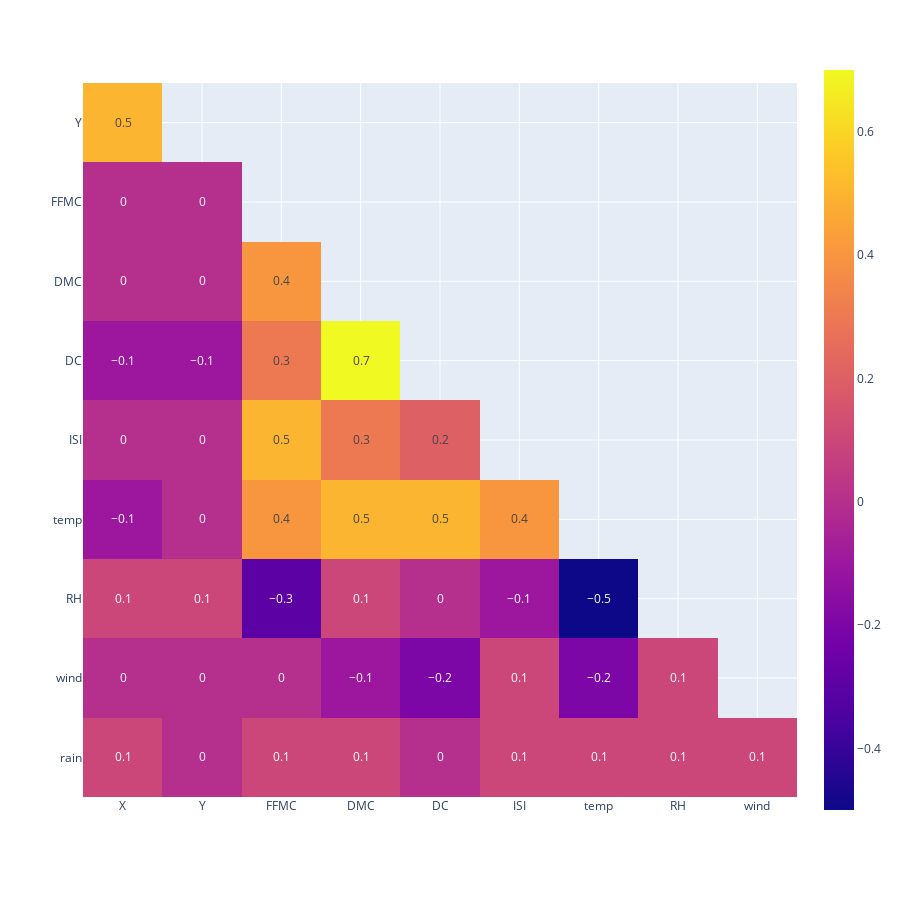

The code cell stored with this chart in its notebook:
### Code cell
import plotly.express as px

df_corr = df.corr().round(1)

mask = np.zeros_like(df_corr, dtype=bool)
mask[np.triu_indices_from(mask)] = True

df_corr_viz = df_corr.mask(mask).dropna(axis=0, how='all').dropna(axis=1, how='all')

fig = px.imshow(df_corr_viz, text_auto=True)
fig.update_layout(height=900, width=900)
fig.show()

### Figure 1 — Plotly figure (JSON) as saved in the notebook; plotly's stock layout.template omitted (floating-point values rounded to 4 significant figures)
{"data": [{"coloraxis": "coloraxis", "hovertemplate": "x: %{x}<br>y: %{y}<br>color: %{z}<extra></extra>", "name": "0", "texttemplate": "%{z}", "type": "heatmap", "x": ["X", "Y", "FFMC", "DMC", "DC", "ISI", "temp", "RH", "wind"], "xaxis": "x", "y": ["Y", "FFMC", "DMC", "DC", "ISI", "temp", "RH", "wind", "rain"], "yaxis": "y", "z": [[0.5, null, null, null, null, null, null, null, null], [0, 0, null, null, null, null, null, null, null], [0, 0, 0.4, null, null, null, null, null, null], [-0.1, -0.1, 0.3, 0.7, null, null, null, null, null], [0, 0, 0.5, 0.3, 0.2, null, null, null, null], [-0.1, 0, 0.4, 0.5, 0.5, 0.4, null, null, null], [0.1, 0.1, -0.3, 0.1, 0, -0.1, -0.5, null, null], [0, 0, 0, -0.1, -0.2, 0.1, -0.2, 0.1, null], [0.1, 0, 0.1, 0.1, 0, 0.1, 0.1, 0.1, 0.1]]}], "layout": {"coloraxis": {"colorscale": [[0, "#0d0887"], [0.1111, "#46039f"], [0.2222, "#7201a8"], [0.3333, "#9c179e"], [0.4444, "#bd3786"], [0.5556, "#d8576b"], [0.6667, "#ed7953"], [0.7778, "#fb9f3a"], [0.8889, "#fdca26"], [1, "#f0f921"]]}, "height": 900, "margin": {"t": 60}, "width": 900, "xaxis": {"anchor": "y", "autorange": true, "constrain": "domain", "domain": [0, 1], "range": [-0.5, 8.5], "scaleanchor": "y", "type": "category"}, "yaxis": {"anchor": "x", "autorange": true, "constrain": "domain", "domain": [0.03026, 0.9697], "range": [8.5, -0.5], "type": "category"}}}
